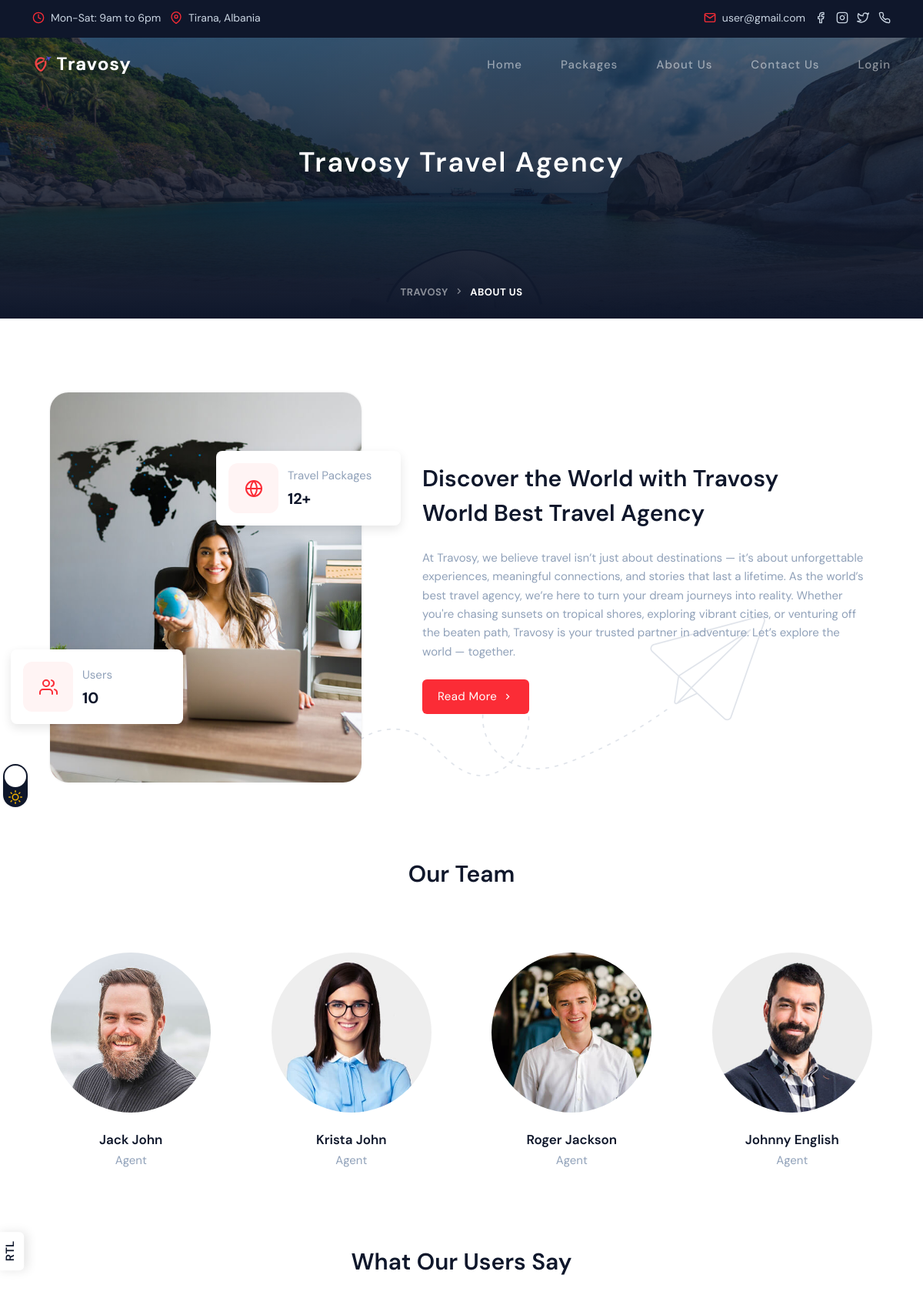
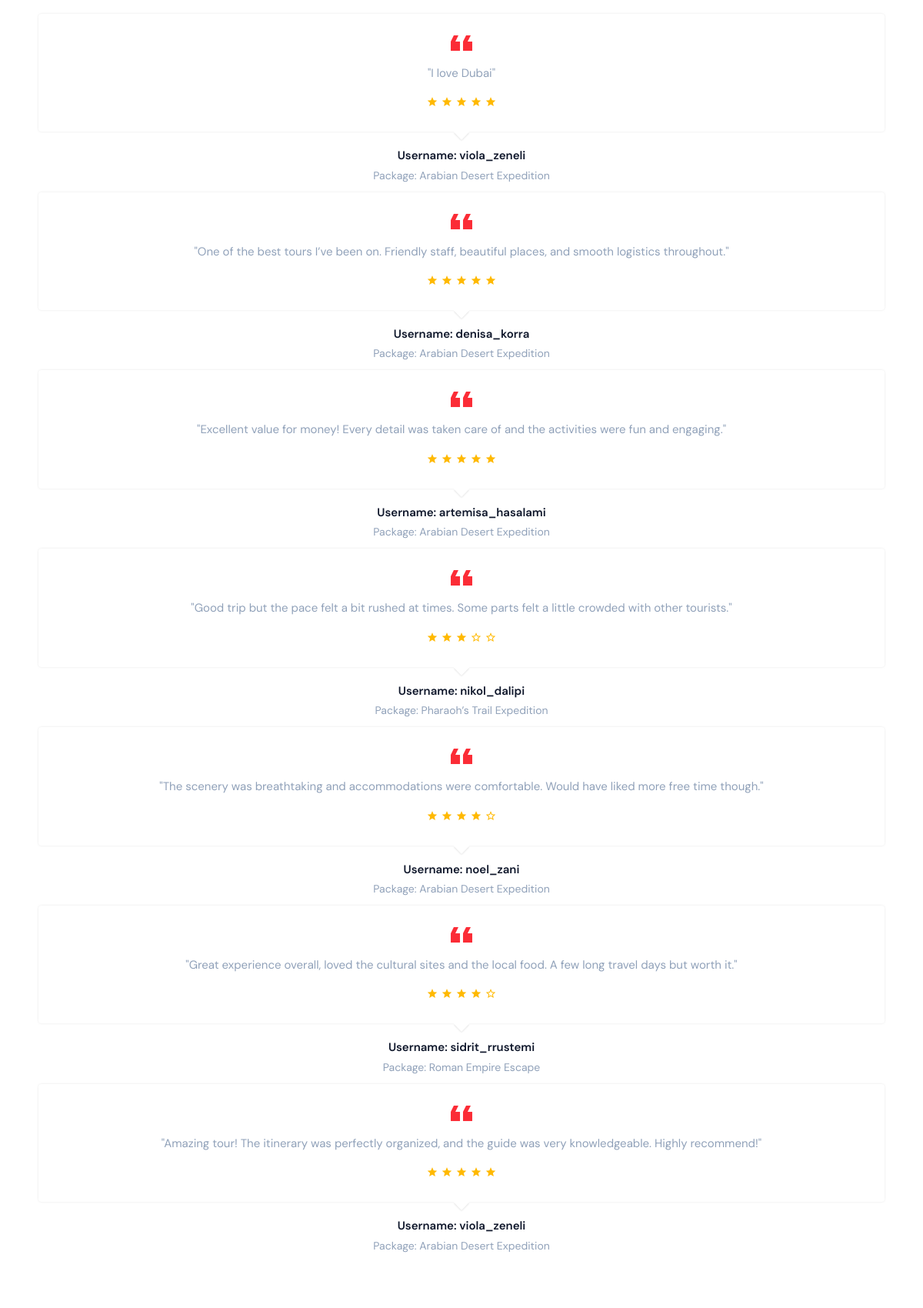
The page /aboutus.php (upper part) on the database its author committed (2 pictures, top to bottom).
### tables this page shows
CREATE TABLE `reviews` (
  `review_id` int(11) NOT NULL,
  `user_id` int(11) NOT NULL,
  `package_id` int(11) NOT NULL,
  `rating` tinyint(4) NOT NULL CHECK (`rating` between 1 and 5),
  `comment` text DEFAULT NULL,
  `created_at` datetime NOT NULL DEFAULT current_timestamp()
);

CREATE TABLE `users` (
  `user_id` int(11) NOT NULL,
  `username` varchar(50) NOT NULL,
  `email` varchar(255) NOT NULL,
  `password_hash` varchar(255) NOT NULL,
  `first_name` varchar(100) NOT NULL,
  `last_name` varchar(100) NOT NULL,
  `birthday` date DEFAULT NULL,
  `passport_number` varchar(50) DEFAULT NULL,
  `gender` enum('male','female','other') DEFAULT NULL,
  `nationality` varchar(100) DEFAULT NULL,
  `phone` varchar(20) DEFAULT NULL,
  `role` enum('user','admin') NOT NULL DEFAULT 'user',
  `created_at` datetime NOT NULL DEFAULT current_timestamp(),
  `profile_pic` varchar(2083) DEFAULT '/images/client/default.jpg'
);

CREATE TABLE `packages` (
  `package_id` int(11) NOT NULL,
  `departure_city` varchar(100) NOT NULL,
  `destination_city` varchar(100) NOT NULL,
  `name` varchar(150) NOT NULL,
  `description` text DEFAULT NULL,
  `transport_type` enum('bus','flight','train','ship','mixed') NOT NULL,
  `accommodation_type` enum('hotel','airbnb','resort') NOT NULL,
  `hotel_name` varchar(150) DEFAULT NULL,
  `num_nights` int(11) NOT NULL,
  `num_days` int(11) NOT NULL,
  `departure_date` date NOT NULL,
  `return_date` date NOT NULL,
  `base_price` decimal(10,2) NOT NULL,
  `includes_meals` tinyint(1) DEFAULT 0,
  `includes_tour_guide` tinyint(1) DEFAULT 0,
  `max_capacity` int(11) NOT NULL,
  `img1` varchar(2083) DEFAULT NULL,
  `img2` varchar(2083) DEFAULT NULL,
  `img3` varchar(2083) DEFAULT NULL,
  `img4` varchar(2083) DEFAULT NULL,
  `status` enum('active','inactive') DEFAULT 'active',
  `created_at` datetime NOT NULL DEFAULT current_timestamp()
);

### Base/Components/Hero/reviews.php (the view)
<?php
include 'config.php';
$reviews = [];
$sql = "SELECT
            r.comment,
            r.rating,
            u.username,
            p.name AS package_name
        FROM reviews r
        JOIN users u ON r.user_id = u.user_id
        JOIN packages p ON r.package_id = p.package_id
        ORDER BY r.review_id DESC";
$result = $conn->query($sql);
if (!$result) {
    echo "<p class='text-red-500'>Query error: " . $conn->error . "</p>";
} elseif ($result->num_rows === 0) {
    echo "<p class='text-slate-400'>No reviews found.</p>";
} else {
    while ($row = $result->fetch_assoc()) {
        $reviews[] = $row;
    }
}
?>
<?php foreach ($reviews as $item): ?>
    <div class="tiny-slide text-center swiper-slide">
        <div class="cursor-e-resize">
            <div class="content relative rounded shadow-sm dark:shadow-gray-700 m-2 p-6 bg-white dark:bg-slate-900 before:content-[''] before:absolute before:start-1/2 before:-bottom-[4px] before:box-border before:border-8 before:rotate-[45deg] before:border-t-transparent before:border-e-white dark:before:border-e-slate-900 before:border-b-white dark:before:border-b-slate-900 before:border-s-transparent before:shadow-testi dark:before:shadow-gray-700 before:origin-top-left">
                <i class="mdi mdi-format-quote-open mdi-48px text-red-500"></i>
                <p class="text-slate-400">"<?php echo htmlspecialchars($item['comment']); ?>"</p>
                <ul class="list-none mb-0 text-amber-400 mt-3">
                    <?php for ($i = 0; $i < 5; $i++): ?>
                        <li class="inline">
                            <i class="mdi mdi-star<?= $i < (int)$item['rating'] ? '' : '-outline'; ?>"></i>
                        </li>
                    <?php endfor; ?>
                </ul>
            </div>
            <div class="text-center mt-5">
                <h6 class="mt-2 font-semibold">Username: <?php echo htmlspecialchars($item['username']); ?></h6>
                <span class="text-slate-400 text-sm">Package: <?php echo htmlspecialchars($item['package_name']); ?></span>
            </div>
        </div>
    </div>
<?php endforeach; ?>

### rows shown on the page
reviews: comment "I love Dubai", rating 5 (drawn), user.username "viola_zeneli", package.name "Arabian Desert Expedition"
reviews: comment "One of the best tours I’ve been on. Friendly staff, beautiful places, and smooth logistics throughout.", rating 5 (drawn), user.username "denisa_korra", package.name "Arabian Desert Expedition"
reviews: comment "Excellent value for money! Every detail was taken care of and the activities were fun and engaging.", rating 5 (drawn), user.username "artemisa_hasalami", package.name "Arabian Desert Expedition"
reviews: comment "Good trip but the pace felt a bit rushed at times. Some parts felt a little crowded with other tourists.", rating 3 (drawn), user.username "nikol_dalipi", package.name "Pharaoh’s Trail Expedition"
reviews: comment "The scenery was breathtaking and accommodations were comfortable. Would have liked more free time though.", rating 4 (drawn), user.username "noel_zani", package.name "Arabian Desert Expedition"
reviews: comment "Great experience overall, loved the cultural sites and the local food. A few long travel days but worth it.", rating 4 (drawn), user.username "sidrit_rrustemi", package.name "Roman Empire Escape"
reviews: comment "Amazing tour! The itinerary was perfectly organized, and the guide was very knowledgeable. Highly recommend!", rating 5 (drawn), user.username "viola_zeneli", package.name "Arabian Desert Expedition"

### other values the page prints
$userCount "10"
$packageCount "12"
$item['name'] "Jack John"
$item['title'] "Agent"
$item['name'] "Krista John"
$item['name'] "Roger Jackson"
$item['name'] "Johnny English"
